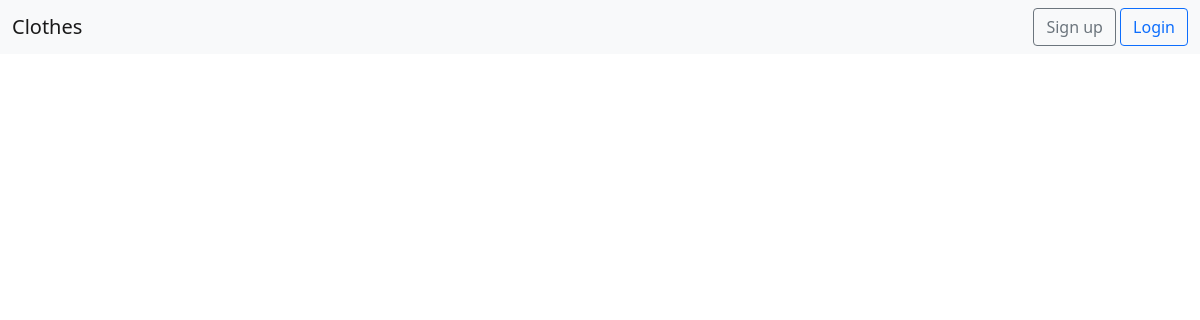
Before: / with the older database file.
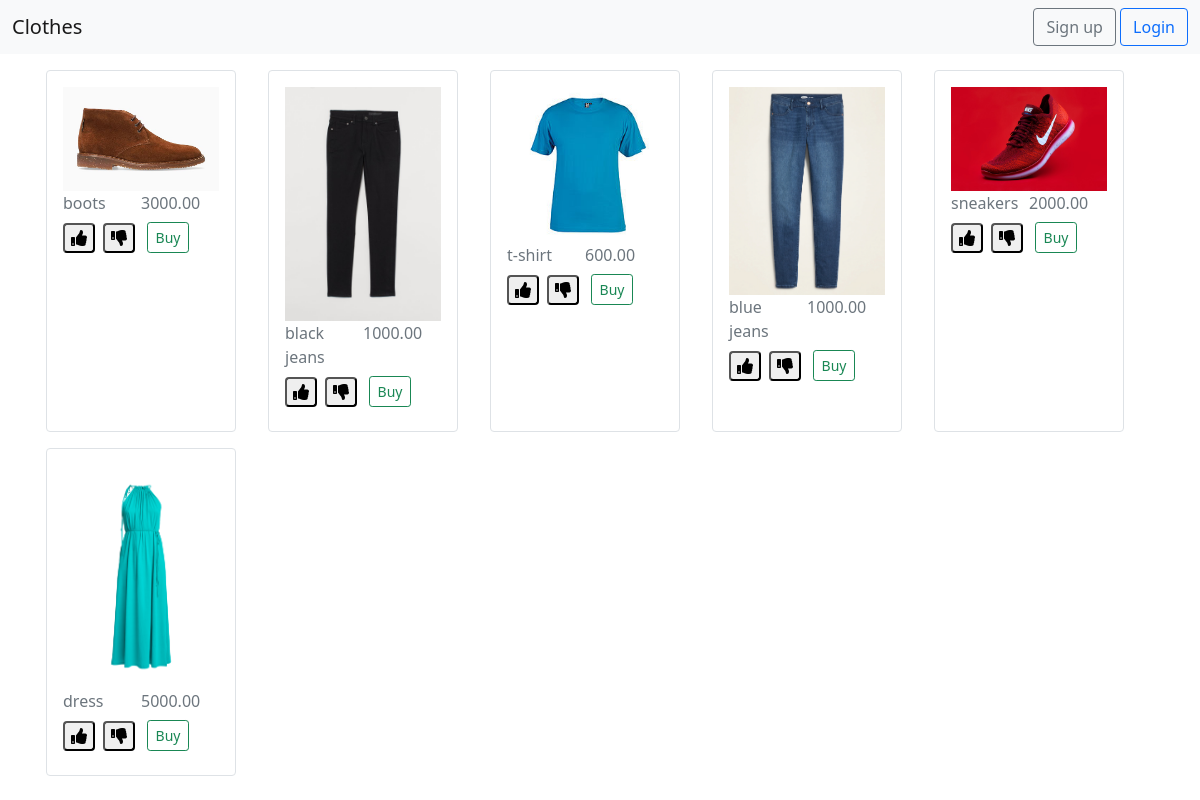
After: the same page with the newer database file.
### clothes/models.py (models this page shows, shortened)
class Cloth(models.Model):
    name = models.CharField(max_length=50)
    price = models.DecimalField(max_digits=8, decimal_places=2)
    image = models.ImageField(upload_to='clothes/%Y/%m/%d/', default=None)
    class Meta:
        verbose_name_plural = 'Clothes'

### clothes/views.py (the view, shortened to what this page needs)
# urls.py: path('', views.HomePageView.as_view(), name='home'),
class HomePageView(ListView):
    template_name = 'index.html'
    context_object_name = 'clothes'
    def get_queryset(self):
        queryset = Cloth.objects.all()
        for cloth in queryset:
            cloth.opinion = None
            cloth.purchased = False
        return queryset

### clothes/templates/index.html (shortened to what this page needs)
{% extends 'base.html' %}
{% block content %}
<div class="container">
<div class="row">
{% for cloth in clothes %}
<div class="product container rounded p-3 mx-3 border mx-2 col-10 my-2 col-sm-5 col-md-4 col-lg-3 col-xl-2">
  <div class="row">
    <img class="product-image" src="{{ cloth.image.url }}" alt="{{ cloth.name }}-image">
  </div>
  <div class="row">
  <div class="row text-secondary">
    <div class="col-6">{{ cloth.name }}</div>
    <div class="col-6">{{ cloth.price }}</div>
  </div>
  <div class="row mb-0">
    <div class="col-6 d-flex py-2">
        <button class="{% if cloth.opinion == 'like' %}btn-acted {% endif %}like-dislike-btn cursor-pointer rounded me-2" id="like-{{ cloth.id }}" title="like">
          <i class="fa fa-thumbs-up ml-3 d-inline-block" aria-hidden="true"></i>
        </button>
        <button class="{% if cloth.opinion == 'dislike' %}btn-acted {% endif %}like-dislike-btn cursor-pointer rounded" id="dislike-{{ cloth.id }}" title="dislike">
          <i class="fa fa-thumbs-down ml-3 d-inline-block" aria-hidden="true"></i>
        </button>
    </div>
    <div class="col-6 btn">
    <form action="{% url 'purchase-product' %}" method="post">
      {% if cloth.purchased %}
        <button title="already bought" class="btn btn-outline-secondary btn-sm" disabled>Buy</button>
      {% else %}
        <button class="btn btn-sm btn-outline-success">Buy</button>
      {% endif %}
    </form>
    </div>
  </div>
  </div>
</div>
{% endfor %}
</div>
</div>
{% endblock content %}

### clothes/templates/base.html (shortened to what this page needs)
<!doctype html>
{% load static %}
<html lang="en">
  <head>
    <link href="https://cdn.jsdelivr.net/npm/bootstrap@5.0.0-beta1/dist/css/bootstrap.min.css" rel="stylesheet">
    <link rel="stylesheet" href="https://cdnjs.cloudflare.com/ajax/libs/font-awesome/5.15.2/css/all.min.css">
    <link rel="stylesheet" href="{% static 'clothes/main.css' %}">
  </head>
  <body>
    {% block nav %}
        <nav class="navbar navbar-expand-lg navbar-light bg-light">
            <div class="container-fluid">
            <div class="mr-auto">
                <a class="navbar-brand" href="/">Clothes</a>
                </div>
              <div class="ml-auto mr-2">
                {% if request.user.is_authenticated %}
                <form action="{% url 'logout' %}" method="post">
                  {% csrf_token %}
                  <button class="btn btn-outline-primary">Logout</button>
                </form>
                {% else %}
                  <a href="{% url 'sign-up' %}" class="btn btn-outline-secondary mr-2">Sign up</a>
                  <a class="btn btn-outline-primary" href="{% url 'login' %}">Login</a>
                {% endif %}
              </div>
            </div>
            </nav>
    {% endblock nav %}
    <div id="csrf-token">{% csrf_token %}</form>
    <div class="py-2">{% block content %}{% endblock content %}</div>
  </body>
</html>

### clothes/static/clothes/main.css (style rules this page uses)
.cursor-pointer { cursor: pointer; }
.product { position: relative; }

Changed rows visible on the page:
added Cloth: image (picture), name "boots", price "3000.00", shows "Buy"
added Cloth: image (picture), name "black jeans", price "1000.00", shows "Buy"
added Cloth: image (picture), name "t-shirt", price "600.00", shows "Buy"
added Cloth: image (picture), name "blue jeans", price "1000.00", shows "Buy"
added Cloth: image (picture), name "sneakers", price "2000.00", shows "Buy"
added Cloth: image (picture), name "dress", price "5000.00", shows "Buy"
